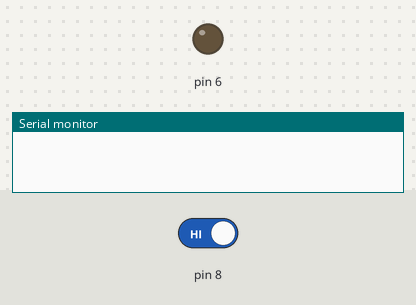
Simulated run of this sketch. Board: Arduino Uno, built with avr-gcc and run on an emulated ATmega328P. On the bench: output pins drawn as LEDs (lit = HIGH), the last lines printed to the serial monitor. The test bench sets the inputs (shaded band); at power-on: pin 8 HIGH.

Above: at 1.2 s.
1.3 s: pin 8 driven LOW
2.8 s: pin 8 driven HIGH
At 3.6 s:
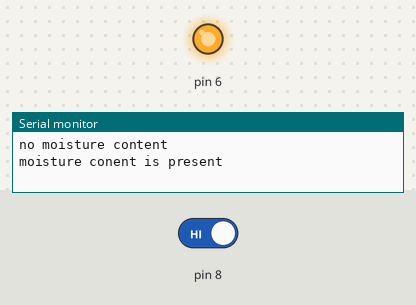
Timing chart, 0 to 5.8 s (numbered marks = the images above; inputs shaded):
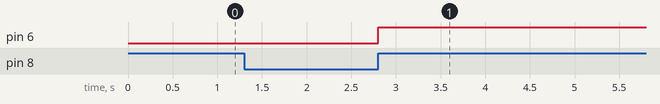

The sketch:

_soil_moisture_control_using_buzzer1.ino
```cpp
// C++ code
//
int f=0;
void setup()
{
  Serial.begin(9600);
  pinMode(8,INPUT);
  pinMode(6,OUTPUT);
}

void loop()
{
  int c;
  c=digitalRead(8);
  //Serial.println(c);
  if(f==0 && c==0)
  {
    f=1;
    Serial.println("no moisture content");
    digitalWrite(6, LOW);
    delay(10);
  }

  else if(f==1 && c==1)
  {
    f=0;
    Serial.println("moisture conent is present");
    digitalWrite(6,HIGH);
    delay(10);
  }
}
```

Measured:
- after the input at 2.8 s, pin 6: LOW → HIGH at once
